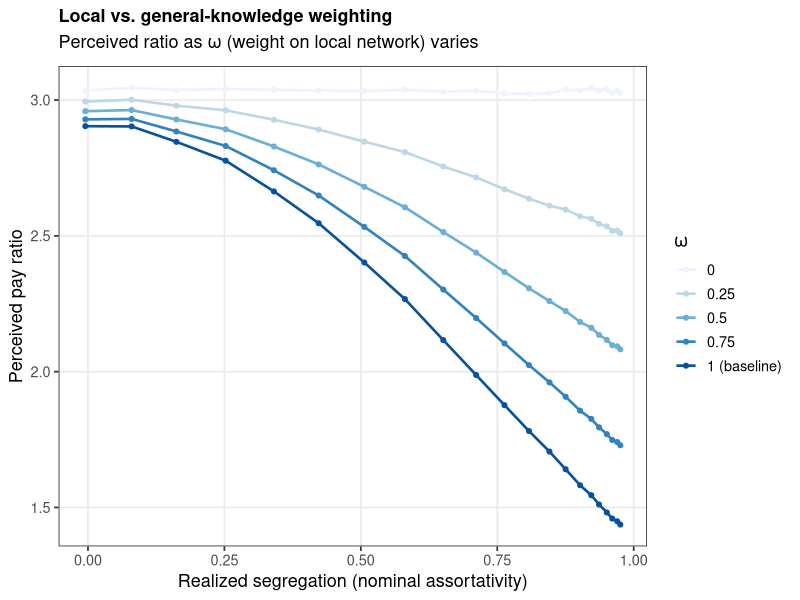

Reproduce this figure in R.
# Figure: perceived pay ratio against realized segregation at five weights
# (omega = 0, 0.25, 0.5, 0.75, 1) on local network experience relative to
# accurate general knowledge of the true population ratio (main text,
# Figure 2 / fig:omegaext). Reads data/alpha_extension.csv produced by
# 02_omega_extension.R (column "alpha" = paper's omega).

suppressPackageStartupMessages({ library(ggplot2); library(dplyr) })

d <- read.csv("data/alpha_extension.csv")
d$omega <- factor(d$alpha, levels = c(0, 0.25, 0.5, 0.75, 1))

p <- ggplot(d, aes(x = realized_seg_mean, y = ratio_mean, color = omega)) +
  geom_line(linewidth = 0.9) +
  geom_point(size = 1.4) +
  scale_color_brewer(palette = "Blues", direction = 1,
                      labels = c("0", "0.25", "0.5", "0.75", "1 (baseline)")) +
  labs(title = "Local vs. general-knowledge weighting",
       subtitle = expression(paste("Perceived ratio as ", omega, " (weight on local network) varies")),
       x = "Realized segregation (nominal assortativity)",
       y = "Perceived pay ratio", color = expression(omega)) +
  theme_bw(base_size = 13) +
  theme(panel.grid.minor = element_blank(),
        plot.title = element_text(face = "bold", size = 13))

ggsave("results/sim_alpha_extension.png", p, width = 7, height = 5, dpi = 300, bg = "white")
cat("Saved results/sim_alpha_extension.png\n")
